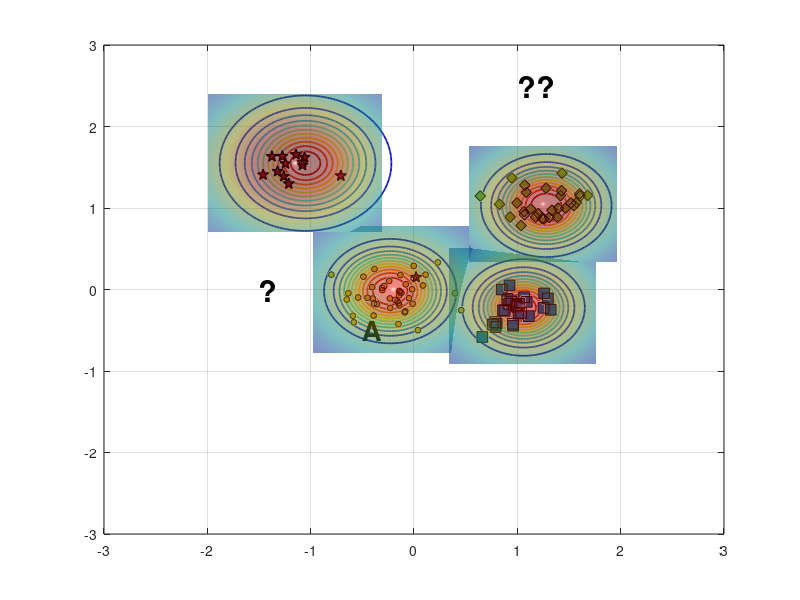

Recreate this plot in MATLAB. (Note: this script raises an error after producing the figure.)
%% Reproduce EVM-style demo figure (no toolboxes)
clear; close all; clc; rng(7);

% ---------- 1) 合成四类二维数据 ----------
% 类中心（大致对应图中位置）
C_star  = [-1.15  1.55];   % 红色星
C_diam  = [ 1.25  1.05];   % 绿色菱形
C_square= [ 1.05 -0.20];   % 蓝色方块
C_dot   = [-0.20  0.00];   % 蓝色小点（被 A 标注影响的那簇）

% 协方差（控制每簇形状）
S = @(sx,sy,rho)[sx^2 rho*sx*sy; rho*sx*sy sy^2];
Sig_star   = S(0.18,0.20, 0.05);
Sig_diam   = S(0.22,0.18,-0.10);
Sig_square = S(0.20,0.16, 0.05);
Sig_dot    = S(0.25,0.18, 0.00);

% 从高斯采样（不用 mvnrnd）
sample = @(N,mu,SIG) (randn(N,2)*chol(SIG,'lower') + mu);

X_star   = sample(12,C_star,   Sig_star);
X_diam   = sample(30,C_diam,   Sig_diam);
X_square = sample(28,C_square, Sig_square);
X_dot    = sample(45,C_dot,    Sig_dot);

% 加一个“离群星”靠近 A（见原图左中）
X_star = [X_star; 0.02 0.15];

% ---------- 2) 底面散点与样式 ----------
figure('Color','w','Position',[100,100,800,600]);
hold on; box on; grid on;
z0 = 0; % 所有散点都放在 z=0 的平面

% 确保按照绘制顺序叠放，便于把散点置顶
set(gca,'SortMethod','childorder');

h_star   = scatter3(X_star(:,1),  X_star(:,2),  z0+zeros(size(X_star,1),1),  70, ...
        'pentagram', 'filled', 'MarkerEdgeColor','k', 'MarkerFaceColor',[0.635294 0.0784314 0.184314], 'LineWidth',1.0); % 红色五角星 #A2142F
h_diam   = scatter3(X_diam(:,1),  X_diam(:,2),  z0+zeros(size(X_diam,1),1),  60, ...
        'd', 'filled', 'MarkerEdgeColor','k', 'MarkerFaceColor',[0.466667 0.674510 0.188235]); % 绿色菱形 #77AC30
h_square = scatter3(X_square(:,1),X_square(:,2),z0+zeros(size(X_square,1),1),60, ...
        's', 'filled', 'MarkerEdgeColor','k', 'MarkerFaceColor',[0 0.447059 0.741176]); % 蓝色正方形 #0072BD
h_dot    = scatter3(X_dot(:,1),   X_dot(:,2),   z0+zeros(size(X_dot,1),1),   18, ...
        'o', 'filled', 'MarkerEdgeColor','k', 'MarkerFaceColor',[0.929412 0.694118 0.125490]); % 黄色圆形 #EDB120


% ---------- 3) ψ-model 等值环（彩色同心） ----------
% 采用带形状参的径向函数 psi(r) = exp(-(r/s)^t)
psi = @(X,Y,cx,cy,s,t) exp( - ( sqrt((X-cx).^2 + (Y-cy).^2) ./ s ).^t );

% 选几处“极端向量/代表点”（包含 A 所在）
EV = [ -0.23 -0.02 ;   % A 对应蓝点极端向量
        1.06 -0.22 ;   % 蓝方块
        1.28  1.03 ;   % 绿菱形
       -1.05  1.55 ];  % 红星
scale = [0.42, 0.36, 0.40, 0.48];   % 各自 scale
shape = [2.6,  2.2,  2.4,  2.0];    % 各自 shape

% 网格
[xg,yg] = meshgrid(linspace(-3,3,400));
colormap(jet); caxis([0 1]);

% 等高线层级（红到蓝：高到低）
levels = linspace(1.0,0.05,12);

for k = 1:size(EV,1)
    Z = psi(xg,yg,EV(k,1),EV(k,2),scale(k),shape(k));
    [~, h] = contour(xg,yg,Z,levels);    % 直接画在底面，保持颜色映射
    set(h,'LineWidth',1.25);

    % 将等高线明确压到 z=0（兼容不同 MATLAB 版本）
    ch = get(h,'Children');
    for ic = 1:numel(ch)
        zd = get(ch(ic),'ZData');
        if ~isempty(zd)
            set(ch(ic),'ZData',zeros(size(zd))); % 强制贴在 z=0
        end
    end
end

% 标出 A 与问号
text(-0.5,-0.5,0,'A','FontWeight','bold','FontSize',20,'Color','k');
text( 1, 2.5,0,'??','FontWeight','bold','FontSize',22,'Color','k');
text( -1.5,0,0,'?','FontWeight','bold','FontSize',22,'Color','k');

% ---------- 4) 上方半透明“钟形面”（表示类支持/概率） ----------
% 用四个高斯穹顶，中心与各簇一致
gauss2 = @(X,Y,cx,cy,s) exp(-((X-cx).^2 + (Y-cy).^2)/(2*s^2));
tops  = {C_star, C_diam, C_square, C_dot};
sigT  = [0.65 0.55 0.55 0.60];
amp   = [1.05 0.95 0.90 0.85];

% 抬高穹顶，并缩小每个穹顶的覆盖范围（为每个穹顶使用局部网格）
zlift      = 0.18;   % 统一抬高量（不改变颜色映射）
spanFactor = 1.3;    % 每个穹顶半宽 = spanFactor * sigma（越小覆盖越小）
gridN      = 121;    % 局部网格分辨率

for i=1:4
    cx = tops{i}(1); cy = tops{i}(2);
    span = spanFactor * sigT(i);
    [xgi,ygi] = meshgrid(linspace(cx - span, cx + span, gridN), ...
                         linspace(cy - span, cy + span, gridN));

    Zt = amp(i) * gauss2(xgi,ygi,cx,cy,sigT(i));
    % 用 Zt 作为颜色，Zt+zlift 作为高度，从而抬高且保留原色
    s1 = surf(xgi,ygi, Zt + zlift, Zt, 'EdgeColor','none', 'FaceAlpha',0.5);
end
shading interp; camlight headlight; lighting gouraud;

% 将散点推到顶层
uistack([h_star h_diam h_square h_dot], 'top');
% 将contoru推到顶层
uistack(h, 'top');

% ---------- 5) 轴、视角与观感 ----------
xlim([-2 2]); ylim([-1 3]); zlim([0 1.25]); view(-67,22);
axis vis3d; daspect([1 1 0.8]);
set(gca,'FontName','Times New Roman','FontSize',12,'LineWidth',1);
% xlabel('x'); ylabel('y'); zlabel('score / \psi');

% 网格和背景风格
grid on; 
% set(gca,'GridAlpha',0.2,'MinorGridAlpha',0.2);
